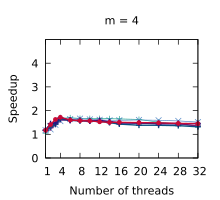

This figure's gnuplot source:
set title "m = 4"
set terminal pdf size 2.2,2.0
set output "./results/Scans_n___4,194,304,_m___4.pdf"
set key off
set xrange [1:32]
set xtics (1, 4, 8, 12, 16, 20, 24, 28, 32)
set xlabel "Number of threads"
set yrange [0:5]
set ytics (0, 1, 2, 3, 4)
set ylabel "Speedup"
plot './results/Scans_n___4,194,304,_m___4.dat' using 1:2 title "Outer parallelism" pointsize 0.7 lw 1 pt 1 linecolor rgb "#24A793" with linespoints, \
  './results/Scans_n___4,194,304,_m___4.dat' using 1:3 title "Inner parallelism" pointsize 0.7 lw 1 pt 2 linecolor rgb "#5287C6" with linespoints, \
  './results/Scans_n___4,194,304,_m___4.dat' using 1:4 title "Multi-atomics 64 1 4" pointsize 0.7 lw 2 pt 1 linecolor rgb "#801478" with linespoints, \
  './results/Scans_n___4,194,304,_m___4.dat' using 1:5 title "Multi-atomics 2 64 1 4" pointsize 0.7 lw 2 pt 1 linecolor rgb "#0A5080" with linespoints, \
  './results/Scans_n___4,194,304,_m___4.dat' using 1:6 title "Multi-atomics 3 64 1 4" pointsize 0.7 lw 2 pt 1 linecolor rgb "#281480" with linespoints, \
  './results/Scans_n___4,194,304,_m___4.dat' using 1:7 title "WorkAssisting 4" pointsize 0.4 lw 2 pt 7 linecolor rgb "#C80A35" with linespoints
